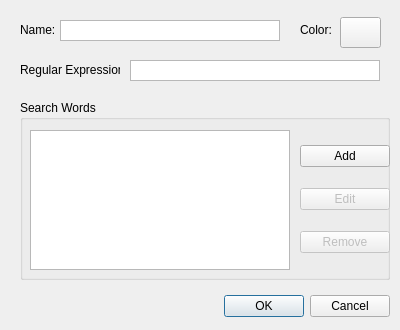
<?xml version="1.0" encoding="UTF-8"?>
<ui version="4.0">
 <class>DialogHighlight</class>
 <widget class="QDialog" name="DialogHighlight">
  <property name="geometry">
   <rect>
    <x>0</x>
    <y>0</y>
    <width>400</width>
    <height>330</height>
   </rect>
  </property>
  <property name="minimumSize">
   <size>
    <width>400</width>
    <height>330</height>
   </size>
  </property>
  <property name="maximumSize">
   <size>
    <width>400</width>
    <height>330</height>
   </size>
  </property>
  <property name="windowTitle">
   <string>DialogHighlight</string>
  </property>
  <widget class="QDialogButtonBox" name="buttonBox">
   <property name="geometry">
    <rect>
     <x>20</x>
     <y>290</y>
     <width>370</width>
     <height>32</height>
    </rect>
   </property>
   <property name="orientation">
    <enum>Qt::Horizontal</enum>
   </property>
   <property name="standardButtons">
    <set>QDialogButtonBox::Cancel|QDialogButtonBox::Ok</set>
   </property>
  </widget>
  <widget class="QLabel" name="labelName">
   <property name="geometry">
    <rect>
     <x>20</x>
     <y>20</y>
     <width>51</width>
     <height>20</height>
    </rect>
   </property>
   <property name="minimumSize">
    <size>
     <width>51</width>
     <height>20</height>
    </size>
   </property>
   <property name="maximumSize">
    <size>
     <width>51</width>
     <height>20</height>
    </size>
   </property>
   <property name="text">
    <string>Name:</string>
   </property>
  </widget>
  <widget class="QTextEdit" name="textBoxName">
   <property name="geometry">
    <rect>
     <x>60</x>
     <y>20</y>
     <width>220</width>
     <height>21</height>
    </rect>
   </property>
   <property name="verticalScrollBarPolicy">
    <enum>Qt::ScrollBarAlwaysOff</enum>
   </property>
   <property name="horizontalScrollBarPolicy">
    <enum>Qt::ScrollBarAlwaysOff</enum>
   </property>
  </widget>
  <widget class="QTextEdit" name="textBoxRegex">
   <property name="geometry">
    <rect>
     <x>130</x>
     <y>60</y>
     <width>250</width>
     <height>21</height>
    </rect>
   </property>
   <property name="verticalScrollBarPolicy">
    <enum>Qt::ScrollBarAlwaysOff</enum>
   </property>
   <property name="horizontalScrollBarPolicy">
    <enum>Qt::ScrollBarAlwaysOff</enum>
   </property>
  </widget>
  <widget class="QLabel" name="labelRegex">
   <property name="geometry">
    <rect>
     <x>20</x>
     <y>60</y>
     <width>100</width>
     <height>20</height>
    </rect>
   </property>
   <property name="minimumSize">
    <size>
     <width>100</width>
     <height>20</height>
    </size>
   </property>
   <property name="maximumSize">
    <size>
     <width>100</width>
     <height>20</height>
    </size>
   </property>
   <property name="text">
    <string>Regular Expression:</string>
   </property>
  </widget>
  <widget class="QLabel" name="labelColor">
   <property name="geometry">
    <rect>
     <x>300</x>
     <y>20</y>
     <width>51</width>
     <height>20</height>
    </rect>
   </property>
   <property name="minimumSize">
    <size>
     <width>51</width>
     <height>20</height>
    </size>
   </property>
   <property name="maximumSize">
    <size>
     <width>51</width>
     <height>20</height>
    </size>
   </property>
   <property name="text">
    <string>Color:</string>
   </property>
  </widget>
  <widget class="QPushButton" name="btnPickerColor">
   <property name="geometry">
    <rect>
     <x>340</x>
     <y>17</y>
     <width>41</width>
     <height>31</height>
    </rect>
   </property>
   <property name="minimumSize">
    <size>
     <width>41</width>
     <height>31</height>
    </size>
   </property>
   <property name="maximumSize">
    <size>
     <width>41</width>
     <height>31</height>
    </size>
   </property>
   <property name="text">
    <string/>
   </property>
  </widget>
  <widget class="QGroupBox" name="groupBoxSearchWord">
   <property name="geometry">
    <rect>
     <x>20</x>
     <y>100</y>
     <width>370</width>
     <height>180</height>
    </rect>
   </property>
   <property name="title">
    <string>Search Words</string>
   </property>
   <widget class="QWidget" name="verticalLayoutWidget">
    <property name="geometry">
     <rect>
      <x>280</x>
      <y>30</y>
      <width>90</width>
      <height>140</height>
     </rect>
    </property>
    <layout class="QVBoxLayout" name="verticalLayout">
     <item>
      <widget class="QPushButton" name="pushButtonAdd">
       <property name="text">
        <string>Add</string>
       </property>
      </widget>
     </item>
     <item>
      <widget class="QPushButton" name="pushButtonEdit">
       <property name="enabled">
        <bool>false</bool>
       </property>
       <property name="text">
        <string>Edit</string>
       </property>
      </widget>
     </item>
     <item>
      <widget class="QPushButton" name="pushButtonRemove">
       <property name="enabled">
        <bool>false</bool>
       </property>
       <property name="text">
        <string>Remove</string>
       </property>
      </widget>
     </item>
    </layout>
   </widget>
   <widget class="QListWidget" name="listSearchWords">
    <property name="geometry">
     <rect>
      <x>10</x>
      <y>30</y>
      <width>260</width>
      <height>140</height>
     </rect>
    </property>
    <property name="minimumSize">
     <size>
      <width>0</width>
      <height>0</height>
     </size>
    </property>
    <property name="maximumSize">
     <size>
      <width>270</width>
      <height>9999</height>
     </size>
    </property>
   </widget>
  </widget>
 </widget>
 <resources/>
 <connections>
  <connection>
   <sender>buttonBox</sender>
   <signal>accepted()</signal>
   <receiver>DialogHighlight</receiver>
   <slot>accept()</slot>
   <hints>
    <hint type="sourcelabel">
     <x>204</x>
     <y>305</y>
    </hint>
    <hint type="destinationlabel">
     <x>199</x>
     <y>164</y>
    </hint>
   </hints>
  </connection>
  <connection>
   <sender>buttonBox</sender>
   <signal>rejected()</signal>
   <receiver>DialogHighlight</receiver>
   <slot>reject()</slot>
   <hints>
    <hint type="sourcelabel">
     <x>204</x>
     <y>305</y>
    </hint>
    <hint type="destinationlabel">
     <x>199</x>
     <y>164</y>
    </hint>
   </hints>
  </connection>
 </connections>
</ui>
